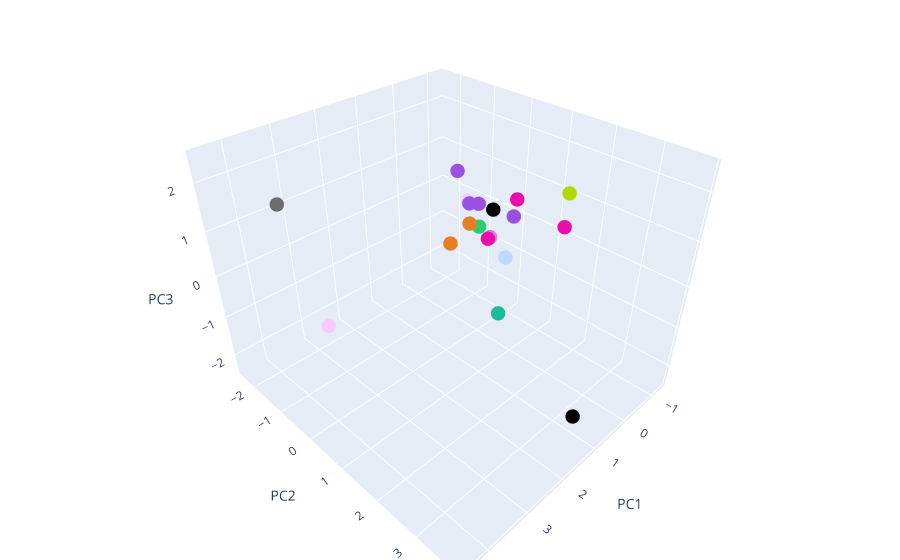

Notebook code for this chart:
### Code cell
# List of author names
author_names = list(author_embeddings.keys())

# Create a trace for the 3D scatter plot
trace = go.Scatter3d(
    x=embeddings_3d[:,0], 
    y=embeddings_3d[:,1], 
    z=embeddings_3d[:,2],
    mode='markers',
    marker=dict(
        size=5,
        color=colors, 
    ),
    text=author_names,
    hoverinfo='text'
)

# Pack the trace into a data object
data = [trace]

# Create layout for the plot
layout = go.Layout(
    margin=dict(
        l=0,
        r=0,
        b=0,
        t=0
    ),
    scene=dict(
        xaxis=dict(title='PC1'),
        yaxis=dict(title='PC2'),
        zaxis=dict(title='PC3'),
    )
)

# Create the plot
fig = go.Figure(data=data, layout=layout)
fig.show()

### Figure 1 — Plotly figure (JSON) as saved in the notebook; plotly's stock layout.template omitted (floating-point values rounded to 4 significant figures)
{"data": [{"hoverinfo": "text", "marker": {"color": ["#9851E0", "#F9CAFF", "#F9CAFF", "#1ABC9C", "#2ECC71", "#6D6D6D", "#9851E0", "#B1D800", "#EB0CAA", "#EB0CAA", "#000000", "#9851E0", "#9851E0", "#CB85DF", "#BED9FD", "#E67E22", "#E67E22", "#000000", "#EB0CAA"], "size": 5}, "mode": "markers", "text": ["vincenzospaghetti", "Siegfried", "WTV", "hakeem", "groot", "Carl-bot", "hashc0de", "riobah", "tchgeek", "AndrewsMD", "BuckGup", "n_", "gutentag", "mgg57", "anthonyra.eth", "ferebee", "Tushar", "mcharliem", "KeithR"], "type": "scatter3d", "x": [-0.4766, -0.5929, 2.451, 0.2931, -0.6876, 4.49, -0.4353, -1.191, -0.1257, -0.8233, 1.715, -0.7231, -1.013, -0.5339, -0.07274, 0.04236, 0.04695, -1.084, -1.28], "y": [-1.125, -0.9044, -2.384, 0.8607, -0.6429, -0.1126, -0.7184, 1.32, 0.1261, 0.2887, 3.849, -0.7059, 0.07166, -0.169, 0.6741, -0.2537, -0.8186, -0.587, 1.231], "z": [0.9625, 0.2656, -2.388, -1.415, -0.3203, 2.471, 0.3402, 1.066, -0.05653, 0.6748, -1.245, 0.2238, 0.09945, -0.3218, -0.2493, 0.2253, -0.5193, -0.01804, 0.2047]}], "layout": {"margin": {"b": 0, "l": 0, "r": 0, "t": 0}, "scene": {"xaxis": {"title": {"text": "PC1"}}, "yaxis": {"title": {"text": "PC2"}}, "zaxis": {"title": {"text": "PC3"}}}}}
